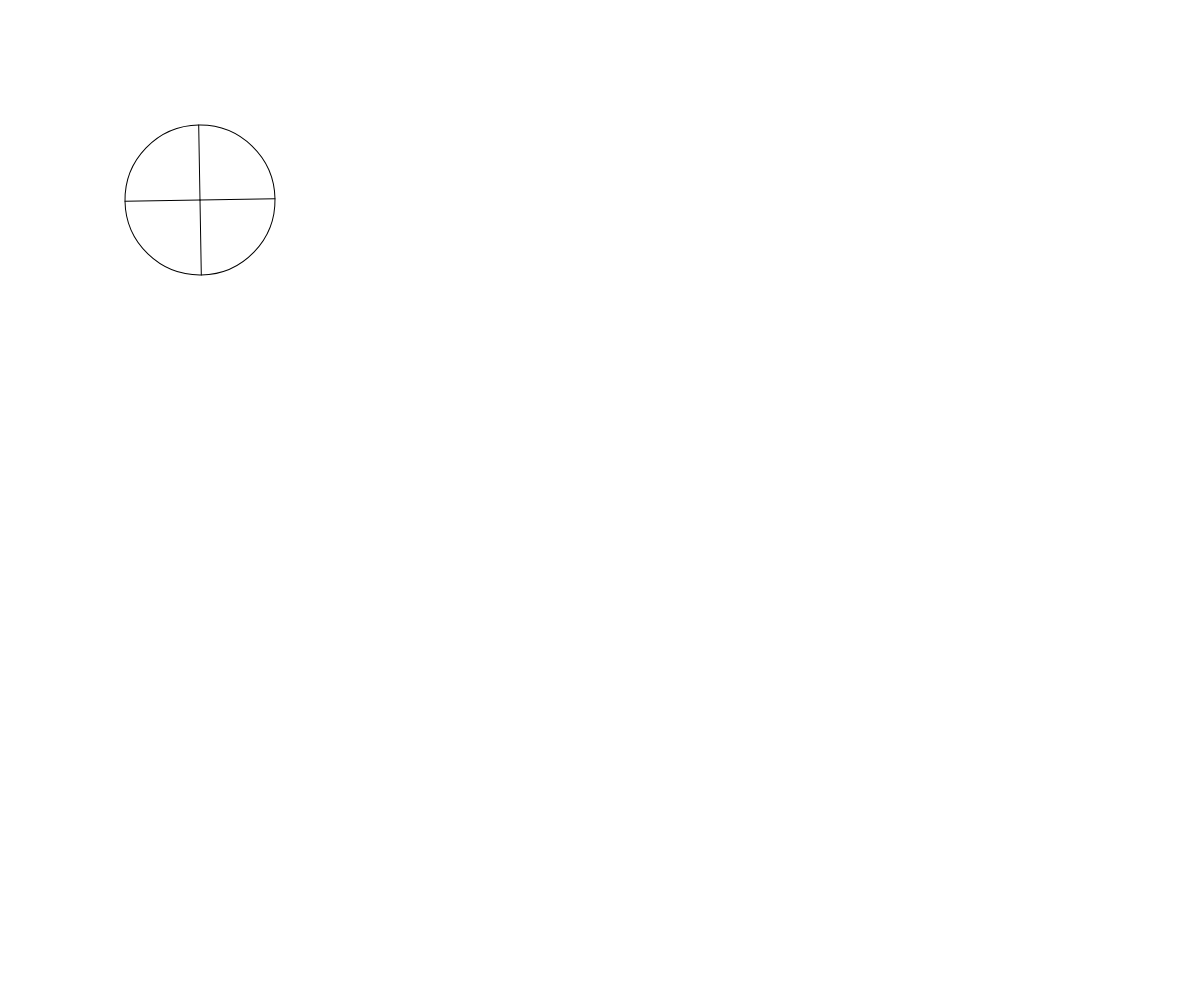
Frame 1 (no input)
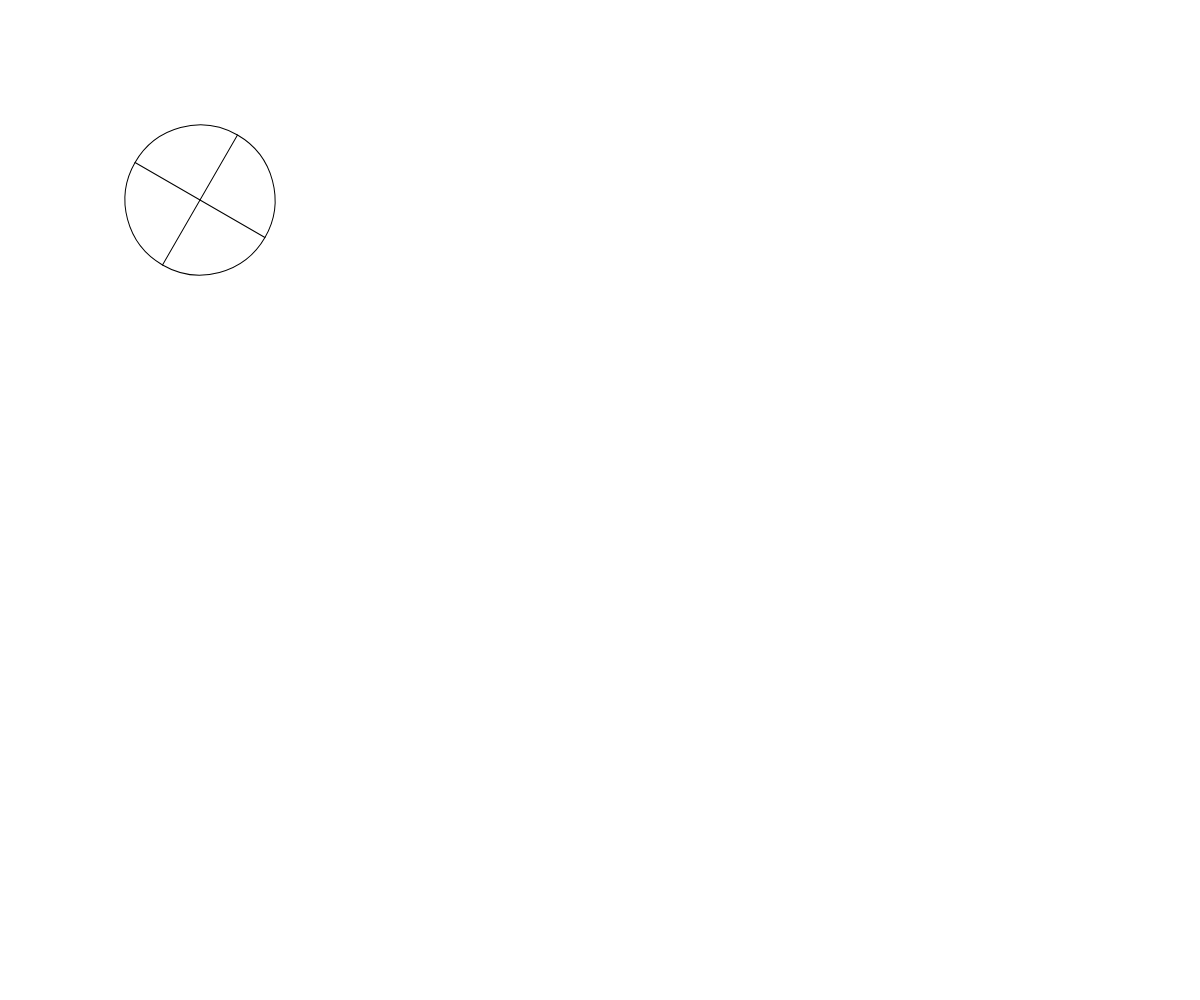
Frame 60 (no input)
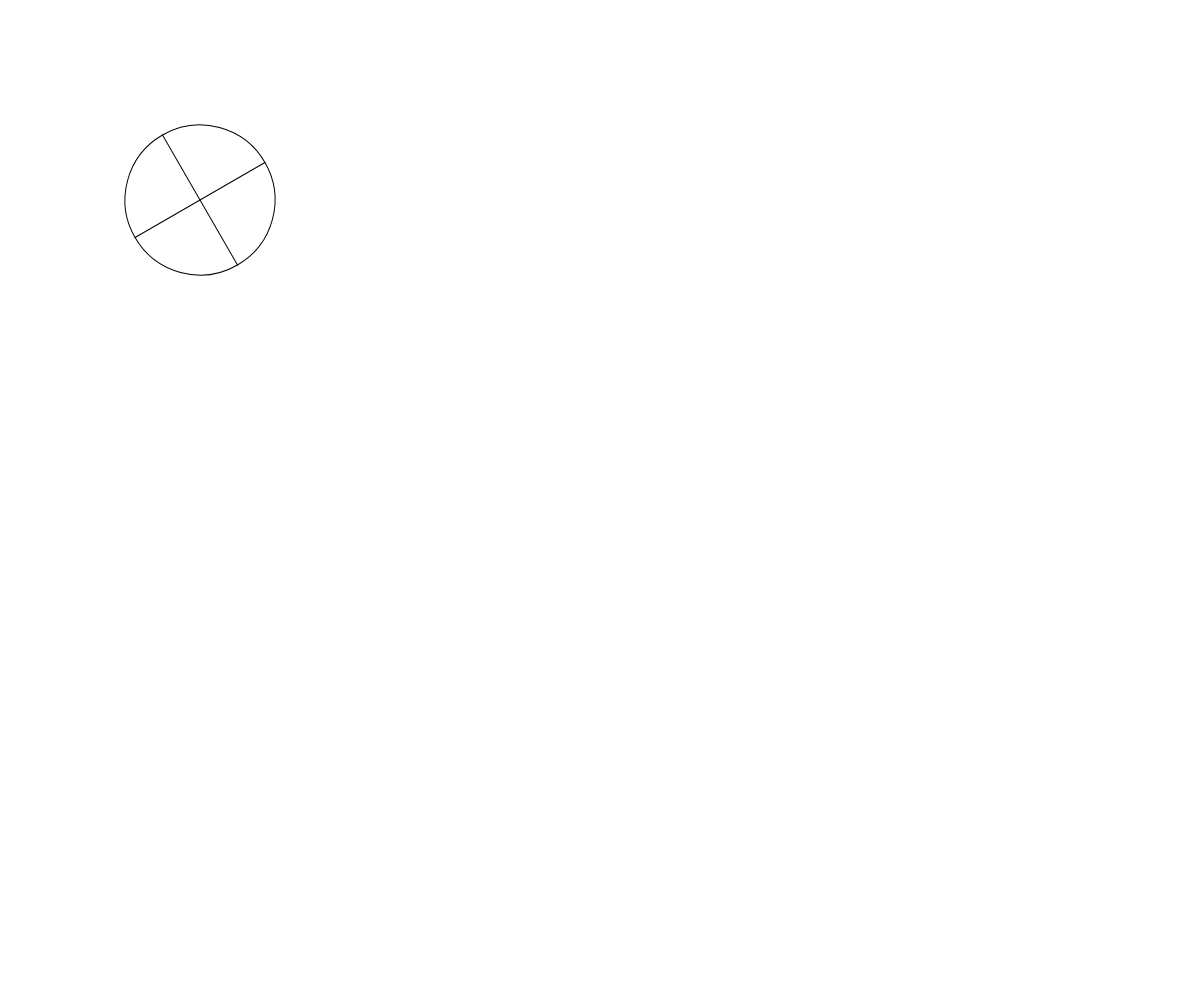
Frame 120 (the mouse pressed at the canvas centre since frame 60)

The p5.js sketch that drew these frames (run headless with seeded random() and noise() and a simulated clock; from frame 60 on, the mouse is pressed at the canvas centre):

// p5.js sketch
// ── sketch.js
/* eslint-disable indent */
// Basic Transformations Demo
// Junyu
// March 6, 2025
// coordinate System Transformations
// Basic Transformations sandbox


// Basic Transformations Sandbox


let originalSpacing = 20;


function setup() {
  createCanvas(windowWidth, windowHeight);
}

function draw() {
  background(255);
  angleMode(DEGREES);
  translate(200,200);

  rotate(-frameCount);
  circle(0,0,150);

  let numSpokes = map(mouseX,0,width,1,250);
  let spokeAngle = 360 / numSpokes;


  for(let i = 0; i < 4; i++){
    line(0,0,75,0);
    rotate(90);
  }
  //drawBasicGrid(220);

  //transformation one: TRANSLATION
  //push();   //makes a new coordinate  system on the top
  //translate (120, 120);  //move coordinate system
  //drawBasicGrid(150);
  //rectangleRed(0,0);
  //pop();    // reverts to previous coordinate system


//----------------------------------------------------------------------------------------------------------------------------
  

 
  //transformation two: SCALE
  //push();
  //rectangleRed(40,0);  //50px  square

  // scale:  1 6''no change
  //let scaleAmount = 2.5;
  //scale(scaleAmount);
  //translate(60,60);
  //drawBasicGrid(100);
  //rectangleBlue(20,20);
  //pop();


//----------------------------------------------------------------------------------------------------------------------------------------------------- 



  //transformation three: ROTATION
  //reminder: rotations are measured in radians, not degrees! Functions can help with the conversion...
  //angleMode(DEGREES);
  //push();
  //translate(140,140);
  //rotate(frameCount);    // always rotates around     // the origin
  //drawBasicGrid(150);
  //face(0,0);
  //pop();  // back base coordinate

  //push();  
  // to rotate an object around itself.   
    //rectMode(CENTER);
    //scale(2);
    //translate (mouseX, mouseY);
    //rotate(-frameCount * 2);
    //rectangleBlue(0,0);
  //pop(); 



  //Combinations of Transformations

  

}


function face(x, y) {
  //draw a face at x,y
  push();
  translate(x,y);
  ellipseMode(CENTER);
  fill(200,200,0);
  stroke(0);
  ellipse(0,0,80,80);
  fill(90, 140, 30, 220);
  triangle(-20, 20, 20, 20, 0, 30);
  fill(0);
  ellipse(-25,0,10,10);
  ellipse(25,0,10,10);
  strokeWeight(5);
  line(-30,-10,30,-10);
  strokeWeight(1);
  pop();

}

function rectangleRed(x, y) {
  //draw a red rectangle at x,y (sized 50 pixels square) - to visualize what happens to the coordinate system
  //when different basic transformations are applied.
  noStroke();
  fill(255, 0, 0, 150);
  rect(x, y, 50, 50);

}

function rectangleBlue(x, y) {
  //draw a red rectangle at x,y (sized 50 pixels square) - to visualize what happens to the coordinate system
  //when different basic transformations are applied.
  noStroke();
  fill(0, 0, 255, 150);
  rect(x, y, 50, 50);

}

function drawBasicGrid(shade) {
  //draw the normal cartesian Coordinate Grid, in a light color. Spaced at 20 px by default
  stroke(shade);
  for (let x = 0; x < width; x += 20) {
    line(x, 0, x, height);
  }
  for (let y = 0; y < height; y += 20) {
    line(0, y, width, y);
  }

  //Draw "X" at the origin
  strokeWeight(3);
  stroke(0);
  line(-5,0,5,0);
  line(0,5,0,-5);
  strokeWeight(1);
}
